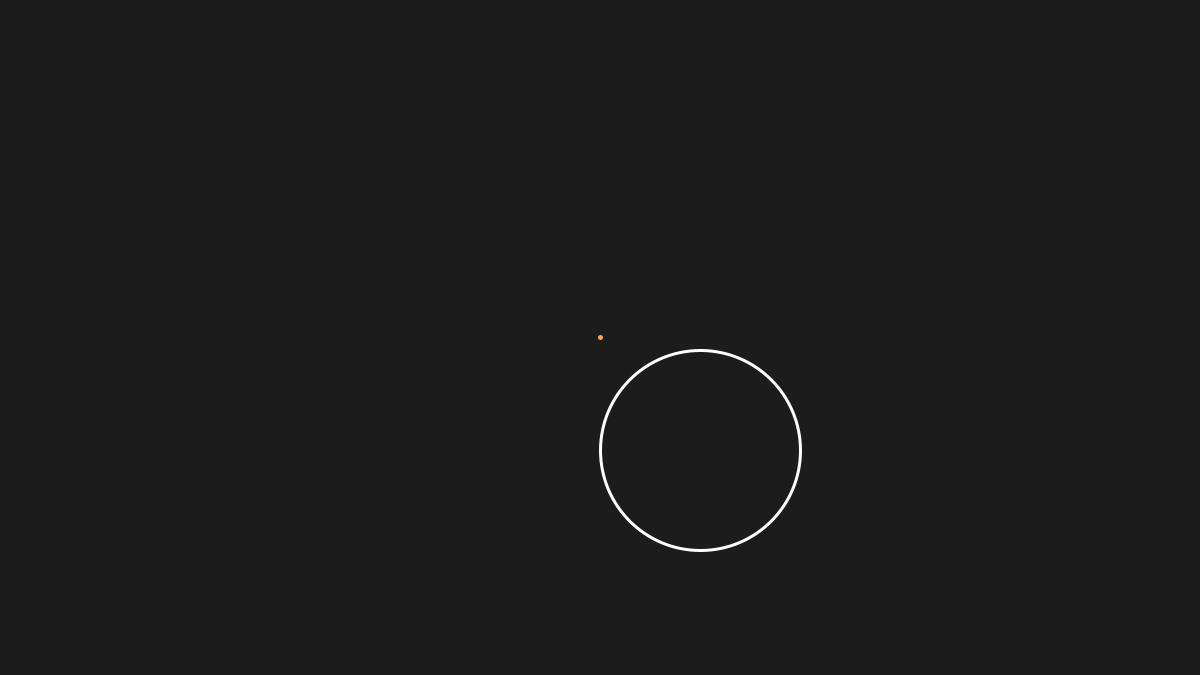
Frame 1 (no input)
Frame 60 (the mouse pressed at the canvas centre just before this capture): identical to frame 1, image omitted
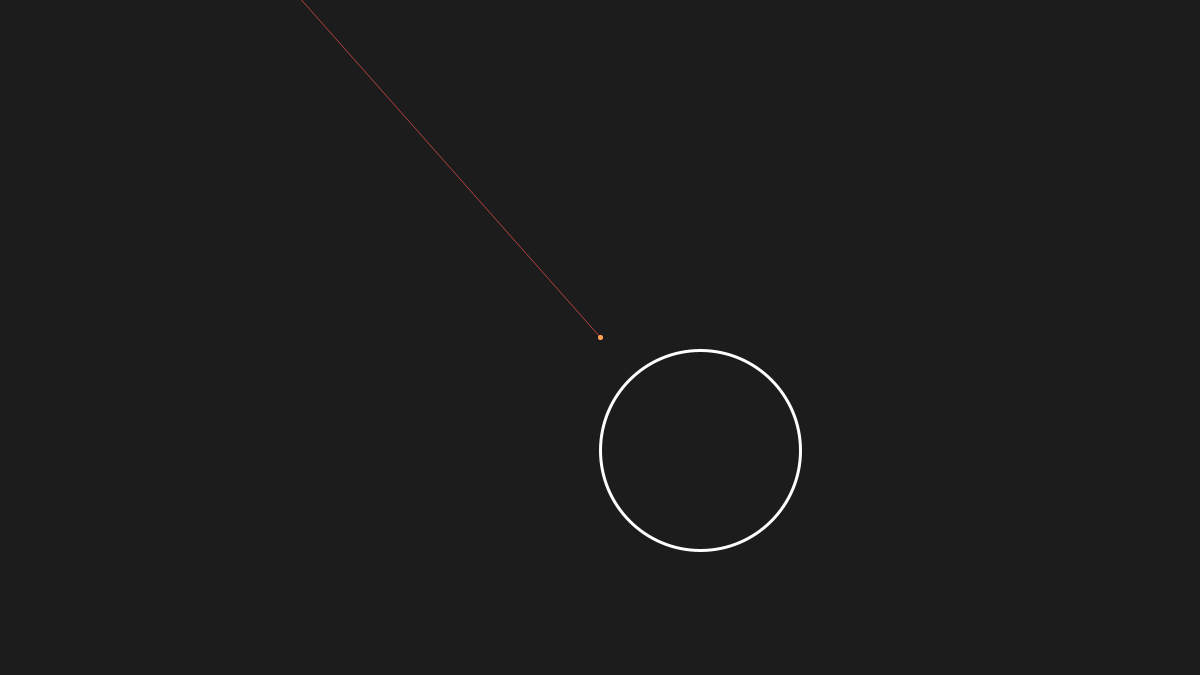
Frame 120 (the mouse held since frame 60 and released just before this capture)

The Processing sketch that drew these frames (run headless with seeded random() and noise(); from frame 60 on, the mouse is pressed at the canvas centre):

// Processing sketch: reflectionRaymarching
// ── reflectionRaymarching.pde
PVector ro, rd;

void setup()
{
  size(1200, 675);
  ro = new PVector(width/2, height/2);
  rd = new PVector(1, 0).normalize();
}

void draw()
{
  background(#1c1c1c);
  if(mousePressed) mouseActions();  
  push();
  noFill();
  strokeWeight(3);
  stroke(#fefefe);
  circle(700, 450, 100*2);
  stroke(#fea653);
  strokeWeight(5);
  point(ro.x, ro.y);
  pop();
}

void mouseActions()
{
  rd = new PVector(mouseX - ro.x, mouseY - ro.y);
  rd.normalize();
  float d = Raymarch(ro, rd);
  PVector p = new PVector(ro.x + rd.x*d, ro.y + rd.y*d);
  PVector n = GetNormal(p);
  float d2 = Raymarch(new PVector(p.x + n.x, p.y + n.y), n);
  push();
  stroke(#ba53a6);
  line(ro.x, ro.y, p.x, p.y);
  stroke(#fe5353);
  strokeWeight(5);
  point(p.x, p.y);
  strokeWeight(0.5);
  line(p.x, p.y, p.x + n.x*d2, p.y + n.y*d2);
  pop();
}

void keyPressed()
{
  switch(key)
  {
    case 'w': ro.y -= 5; break;
    case 'a': ro.x -= 5; break;
    case 's': ro.y += 5; break;
    case 'd': ro.x += 5; break;
  }
}

float length(PVector v)
{
  return sqrt(v.x*v.x + v.y*v.y);
}

PVector GetNormal(PVector p)
{
  float d = GetDist(p);
  float e = 0.01;
  PVector n = new PVector(d - GetDist(new PVector(p.x - e, p.y)), d - GetDist(new PVector(p.x, p.y - e))).normalize();
  
  return n;
}

float GetDist(PVector p)
{
  PVector c = new PVector(700, 450, 100);
  float d = length(new PVector(p.x - c.x, p.y - c.y)) - c.z; 
  
  return d;
}

float Raymarch(PVector ro, PVector rd)
{
  float dO = 0;
  for(int i = 0; i < 100; i++)
  {
    PVector p = new PVector(ro.x + rd.x*dO, ro.y + rd.y*dO);
    float dS = GetDist(p);
    
    dO += dS;
    
    //push();
    //noFill();
    //stroke(#baa653);
    //circle(p.x, p.y, dS*2);
    //pop();
    
    if(dO > 5000 || dS < 0.001) break;
  }
  
  return dO;
}
